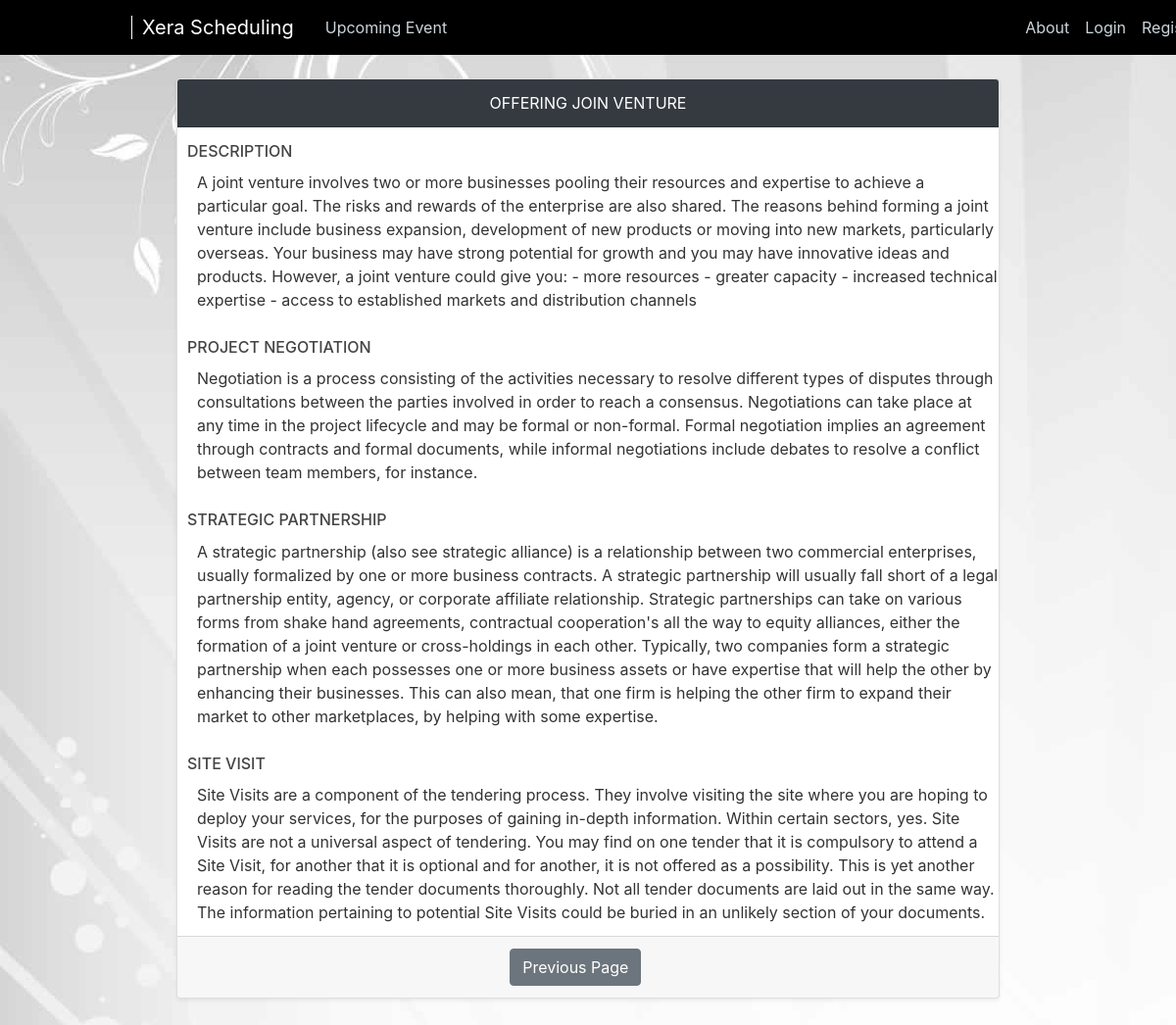
The app's page /ezz/purposedetail/2 with its own data.
### premiers/models.py (models this page shows, shortened)
class MainPurpose(models.Model):
    main_item = models.CharField(max_length=200, null=True)
    main_weight = models.FloatField(null=True)
    image = models.ImageField(default='default.jpg', upload_to='MainPurpose_pics')
    description = models.TextField(max_length=1000, blank=True, null=True)
    def __str__(self):
        return self.main_item

class SubPurpose(models.Model):
    main_purpose = models.ForeignKey(MainPurpose, on_delete=models.CASCADE)
    sub_item = models.CharField(max_length=200, null=True)
    sub_weight = models.FloatField(null=True)
    image = models.ImageField(default='default.jpg', upload_to='SubPurpose_pics')
    description = models.TextField(max_length=1000, blank=True, null=True)

### premiers/views.py (the view)
# urls.py: path('purposedetail/<int:pro_id>', views.purposedetail.as_view(), name='ezz-purposedetail'),
class purposedetail(TemplateView):
    template_name = "meetings/purposedetail.html"
    def get_context_data(self, **kwargs):
        context = super().get_context_data(**kwargs)
        main_id = self.kwargs['pro_id']
        detail = MainPurpose.objects.get(id=main_id)
        sub_detail = SubPurpose.objects.filter(main_purpose_id=main_id)
        print("------------------->", detail)
        print("------------------>", detail.description)
        context = {
            'main_detail': detail,
            'sub_detail': sub_detail,
        }
        return context

### premiers/templates/meetings/purposedetail.html
{% extends "premiers/base.html" %}
{% block content %}
<div class="card card-block d-flex shadow-sm"
     style="width:70%;  margin: 0 auto; float: none; margin-bottom: 50px; margin-top: 30px">
    <div class="card-header align-items-center d-flex justify-content-center bg-dark text-white">
        <input type="hidden">{{main_detail}}</input>
    </div>
    <h5 style="font-size: 16px; margin:10px; margin-top: 15px">DESCRIPTION</h5>
    <p class="card-title align-items-center d-flex justify-content-center"
       style="margin-left:20px;">{{main_detail.description}}</p>
    {% for sub in sub_detail %}
    <h5 style="font-size: 16px; margin:10px; margin-top: 15px">{{sub.sub_item}}</h5>
    <p class="card-title align-items-center d-flex justify-content-center"
       style="margin-left:20px;">{{sub.description}}</p>
    {% endfor %}
    <div class="card-footer text-center align-items-center">
        <nav aria-label="..." style="margin-left: 40%">
            <ul class="pagination">
                <li class="page-item">
                    <a class="btn btn-secondary" href="{% url 'ezz-purpose' %}">Previous Page</a>
                </li>
            </ul>
        </nav>
    </div>
</div>
{% endblock content %}

### premiers/static/premiers/main.css (style rules this page uses)
body { background: #fafafa; color: #333333; margin-top: 5rem; }
h1, h2, h3, h4, h5, h6 { color: #444444; }
ul { margin: 0; }

### records on screen
MainPurpose: main_item "OFFERING JOIN VENTURE", description "A joint venture involves two or more businesses pooling their resources and expertise to achieve a particular goal. The risks and rewards of the enterprise are also shared. The reasons behind forming a joint venture include business expansion, development of new products or moving into new markets, particularly overseas. Your business may have strong potential for growth and you may have innovative ideas and products. However, a joint venture could give you: - more resources - greater capacity - increased technical expertise - access to established markets and distribution channels"
SubPurpose: sub_item "PROJECT NEGOTIATION", description "Negotiation is a process consisting of the activities necessary to resolve different types of disputes through consultations between the parties involved in order to reach a consensus. Negotiations can take place at any time in the project lifecycle and may be formal or non-formal. Formal negotiation implies an agreement through contracts and formal documents, while informal negotiations include debates to resolve a conflict between team members, for instance."
SubPurpose: sub_item "STRATEGIC PARTNERSHIP", description "A strategic partnership (also see strategic alliance) is a relationship between two commercial enterprises, usually formalized by one or more business contracts. A strategic partnership will usually fall short of a legal partnership entity, agency, or corporate affiliate relationship. Strategic partnerships can take on various forms from shake hand agreements, contractual cooperation's all the way to equity alliances, either the formation of a joint venture or cross-holdings in each other. Typically, two companies form a strategic partnership when each possesses one or more business assets or have expertise that will help the other by enhancing their businesses. This can also mean, that one…"
SubPurpose: sub_item "SITE VISIT", description "Site Visits are a component of the tendering process. They involve visiting the site where you are hoping to deploy your services, for the purposes of gaining in-depth information. Within certain sectors, yes. Site Visits are not a universal aspect of tendering. You may find on one tender that it is compulsory to attend a Site Visit, for another that it is optional and for another, it is not offered as a possibility. This is yet another reason for reading the tender documents thoroughly. Not all tender documents are laid out in the same way. The information pertaining to potential Site Visits could be buried in an unlikely section of your documents."
